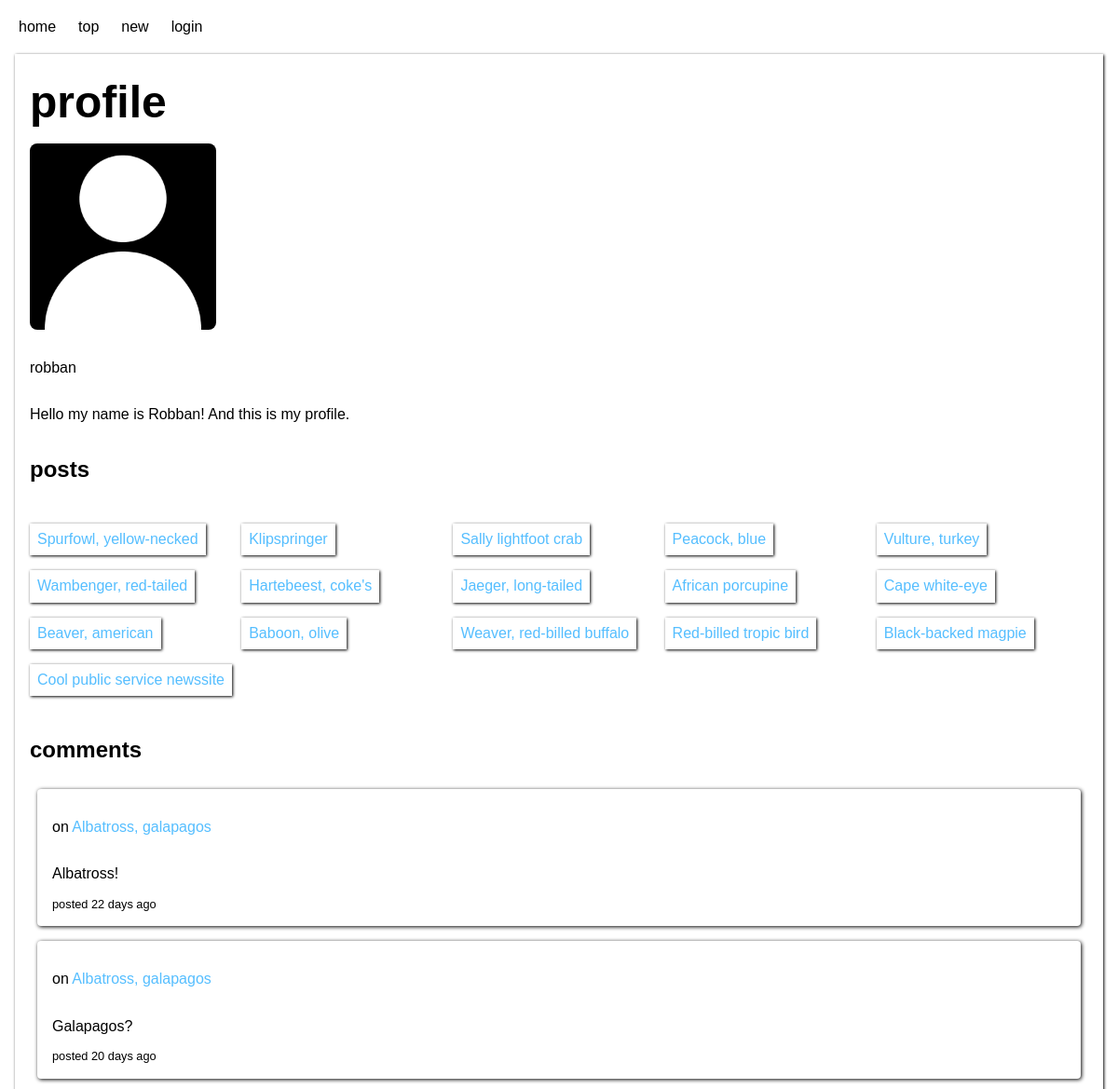
/view.php?view=profile&user_id=2, run on the app's committed database.
### tables this page shows
CREATE TABLE users (
	id INTEGER NOT NULL PRIMARY KEY AUTOINCREMENT UNIQUE,
	user_name VARCHAR NOT NULL UNIQUE,
	email VARCHAR NOT NULL UNIQUE,
	password VARCHAR NOT NULL,
	bio VARCHAR,
	image_url VARCHAR
);

CREATE TABLE posts (
	id INTEGER NOT NULL PRIMARY KEY AUTOINCREMENT UNIQUE,
	user_id INTEGER NOT NULL,
	title VARCHAR NOT NULL,
	description VARCHAR NOT NULL,
	url VARCHAR NOT NULL,
	creation_time DATETIME NOT NULL
);

CREATE TABLE comments (
	id INTEGER NOT NULL PRIMARY KEY AUTOINCREMENT UNIQUE,
	post_id INTEGER NOT NULL,
	user_id INTEGER NOT NULL,
	comment VARCHAR NOT NULL,
	reply INTEGER,
	creation_time DATETIME NOT NULL
);

### app/functions.php (called while the page is built, shortened)
<?php
function getAge(string $birth): string
{
    $today = new DateTime();
    $birth = new DateTime($birth);
    $interval = $today->diff($birth);
    if ($interval->m === 0 && $interval->days === 1) {
        return $interval->days . " day ago";
    } elseif ($interval->m === 0 && $interval->days > 0) {
        return $interval->days . " days ago";
    }
    return "today";
}
function fetchUser(int $userId, PDO $db): ?array
{
    $stmnt = $db->prepare("SELECT id, user_name, bio, image_url FROM users WHERE id = :user_id");
    $stmnt->bindParam(":user_id", $userId, PDO::PARAM_INT);
    $stmnt->execute();
    $result = $stmnt->fetch(PDO::FETCH_ASSOC);
    return $result;
}
function fetchUserPosts(int $userId, PDO $db): ?array
{
    $stmnt = $db->prepare("SELECT * FROM posts WHERE user_id = :user_id");
    $stmnt->bindParam("user_id", $userId, PDO::PARAM_INT);
    $stmnt->execute();
    $results = $stmnt->fetchAll(PDO::FETCH_ASSOC);
    return $results;
}
function fetchUserComments(int $userId, PDO $db): ?array
{
    $stmnt = $db->prepare("SELECT * FROM comments WHERE user_id = :user_id");
    $stmnt->bindParam(":user_id", $userId, PDO::PARAM_INT);
    $stmnt->execute();
    $results = $stmnt->fetchAll(PDO::FETCH_ASSOC);
    return $results;
}
function fetchPostTitle(int $postId, PDO $db): ?string
{
    $stmnt = $db->prepare("SELECT title FROM posts WHERE id = :id;");
    $stmnt->bindParam(":id", $postId, PDO::PARAM_INT);
    $stmnt->execute();
    $result = $stmnt->fetch(PDO::FETCH_ASSOC);
    return $result['title'];
}

### view.php (the view, shortened to what this page needs)
<?php
require __DIR__ . '/app/autoload.php';
require __DIR__ . '/views/header.php';
if (isset($_GET['view'])) {
    $view = filter_var($_GET['view'], FILTER_SANITIZE_STRING);
    if ($view === 'post') {
        if (isset($_GET['post_id'])) {
            $postId = (int)filter_var($_GET['post_id'], FILTER_SANITIZE_NUMBER_INT);
            $post = fetchPost($postId, $db);
            if (!isset($post)) {
                addMessage('Link seems to be dead!');
            } else {
                $postComments = fetchComments($postId, $db);
                $commentReplies = fetchReplies($postId, $db);
            }
        }
    } elseif ($view === 'profile') {
        if (isset($_GET['user_id'])) {
            $userId = (int)filter_var($_GET['user_id'], FILTER_SANITIZE_NUMBER_INT);
            $profile = fetchUser($userId, $db);
            if (!isset($profile)) {
                addMessage('No user like this seems to exist!');
            } else {
                $userPosts = fetchUserPosts($userId, $db);
                $userComments = fetchUserComments($userId, $db);
            }
        }
    } elseif ($view === 'search') {
        $query = filter_var($_GET['query'], FILTER_SANITIZE_STRING);
        $searchResults = searchPosts($query, $db);
    } else {
        addMessage('Incorrect url');
        header('location: /');
        exit;
    }
} else {
    addMessage('Incorrect url');
    header('location: /');
    exit;
}
?>
<main>
    <?php if (isset($post)) : ?>
        <article class="post grid">
            <div class="top">
                <div class="votes">
                    <?php if (userLoggedIn() && userUpvote($_SESSION['user']['id'], $post['id'], $db)) : ?>
                        <button class="vote active" data-post="<?= $post['id'] ?>">▲</button>
                    <?php elseif (userLoggedIn() && !userUpvote($_SESSION['user']['id'], $post['id'], $db)) : ?>
                        <button class="vote" data-post="<?= $post['id'] ?>">▲</button>
                    <?php else : ?>
                        <button class="vote">▲</button>
                    <?php endif; ?>
                    <p class="upvotes"><?= $post['upvotes'] ?></p>
                </div>
                <a href="<?= $post['url'] ?>">
                    <h1><?= $post['title'] ?></h1>
                </a>
            </div>
            <div class="full">
                <p><?= $post['description'] ?></p>
                <p>
                    by
                    <a href="/view.php?view=profile&user_id=<?= $post['user_id'] ?>">
                        <?= fetchPoster((int)$post['user_id'], $db) ?>
                    </a>
                </p>
                <p><?= $post['creation_time'] ?></p>
                <?php if (userLoggedIn() && $post['user_id'] === $_SESSION['user']['id']) : ?>
                    <a class="button" href="/edit.php?edit=post&post_id=<?= $post['id'] ?>">edit post</a>
                <?php endif; ?>
            </div>
            <section class="comments full">
                <?php if (isset($postComments)) : ?>
                    <?php foreach ($postComments as $postComment) : ?>
                        <div class="comment">
                            <small>posted <?= getAge($postComment['creation_time']) ?></small>
                            <?php if (userLoggedIn() && userCommentUpvote($_SESSION['user']['id'], $postComment['id'], $db)) :  ?>
                                <button class="comment-vote-button active" data-comment="<?= $postComment['id']; ?>">▲</button>
                            <?php elseif (userLoggedIn() && !userCommentUpvote($_SESSION['user']['id'], $postComment['id'], $db)) : ?>
                                <button class="comment-vote-button" data-comment="<?= $postComment['id']; ?>">▲</button>
                            <?php else : ?>
                                <button class="comment-vote-button">▲</button>
                            <?php endif; ?>
                            <?php $commentId = $postComment['id']; ?>
                            <?php $commentLikes = fetchCommentUpvotes($commentId, $db); ?>
                            <p class="comment-upvotes"><?= $commentLikes; ?></p>
                            <a href="/view.php?view=profile&user_id=<?= $postComment['user_id'] ?>"><?= fetchPoster((int)$postComment['user_id'], $db) ?> says:</a>
                            <p class="comment"><?= $postComment['comment'] ?></p>
                            <?php if (isset($commentReplies)) : ?>
                                <?php foreach ($commentReplies as $commentReply) : ?>
                                    <?php if ($commentReply['reply'] === $postComment['id']) : ?>
                                        <div class="comment reply">
                                            <?php if (userLoggedIn() && userCommentUpvote($_SESSION['user']['id'], $commentReply['id'], $db)) :  ?>
                                                <button class="comment-vote-button active" data-comment="<?= $commentReply['id']; ?>">▲</button>
                                            <?php elseif (userLoggedIn() && !userCommentUpvote($_SESSION['user']['id'], $commentReply['id'], $db)) : ?>
                                                <button class="comment-vote-button" data-comment="<?= $commentReply['id']  ?>">▲</button>
                                            <?php else : ?>
                                                <button class="comment-vote-button">▲</button>
                                            <?php endif; ?>
                                            <?php $commentId = $commentReply['id']; ?>
                                            <?php $commentLikes = fetchCommentUpvotes($commentId, $db); ?>
                                            <p class="comment-upvotes"><?= $commentLikes; ?></p>
                                            <small>posted <?= getAge($commentReply['creation_time']) ?></small>
                                            <a href="/view.php?view=profile&user_id=<?= $commentReply['user_id'] ?>"><?= fetchPoster((int)$commentReply['user_id'], $db) ?> replies: </a>
                                            <p class="comment"><?= $commentReply['comment'] ?></p>
                                            <?php if (userLoggedIn() && $_SESSION['user']['id'] === $commentReply['user_id']) : ?>
                                                <a class="button" href="/edit.php?edit=comment&comment_id=<?= $commentReply['id'] ?>">edit comment</a>
                                            <?php endif; ?>
                                        </div>
                                    <?php endif; ?>
                                <?php endforeach; ?>
                            <?php endif; ?>
                            <?php if (userLoggedIn()) : ?>
                                <a class="button" href="/edit.php?edit=reply&comment_id=<?= $postComment['id'] ?>">reply</a>
                            <?php endif; ?>
                            <?php if (userLoggedIn() && $_SESSION['user']['id'] === $postComment['user_id']) : ?>
                                <a class="button" href="/edit.php?edit=comment&comment_id=<?= $postComment['id'] ?>">edit comment</a>
                            <?php endif; ?>
                        </div>
                    <?php endforeach; ?>
                <?php else : ?>
                    <p>No comments yet</p>
                <?php endif; ?>
            </section>
            <?php if (userLoggedIn()) : ?>
                <form class="full" action="/app/posts/comment.php" method="post">
                    <label for="comment">comment</label>
                    <input type="hidden" id="post_id" name="post_id" value="<?= $post['id'] ?>">
                    <textarea id="comment" name="comment" rows="4" required></textarea>
                    <button type="submit">submit</button>
                </form>
            <?php else : ?>
                <a class="button" href="/login.php">login to comment</a>
            <?php endif; ?>
        </article>
    <?php elseif (isset($profile)) : ?>
        <section class="profile">
            <h1>profile</h1>
            <?php if (!isset($profile['image_url'])) : ?>
                <img src="/assets/images/no-image.png" alt="no profile picture selected">
            <?php else : ?>
                <img src="<?= $profile['image_url'] ?>" alt="profile picture">
            <?php endif; ?>
            <p><?= $profile['user_name'] ?></p>
            <p><?= $profile['bio'] ?></p>
            <?php if (isset($userPosts)) : ?>
                <h2>posts</h2>
                <ul class="user-posts">
                    <?php foreach ($userPosts as $userPost) : ?>
                        <li>
                            <a href="/view.php?view=post&post_id=<?= $userPost['id'] ?>"><?= $userPost['title'] ?></a>
                        </li>
                    <?php endforeach; ?>
                </ul>
            <?php else : ?>
                <h2>no posts</h2>
            <?php endif; ?>
            <?php if (isset($userComments)) : ?>
                <h2>comments</h2>
                <?php foreach ($userComments as $userComment) : ?>
                    <div class="comment">
                        <p>on
                            <a href="/view.php?view=post&post_id=<?= $userComment['post_id'] ?>">
                                <?= fetchPostTitle((int)$userComment['post_id'], $db) ?>
                            </a>
                        </p>
                        <p><?= $userComment['comment'] ?></p>
                        <small>posted <?= getAge($userComment['creation_time']) ?></small>
                    </div>
                <?php endforeach; ?>
            <?php else : ?>
                <h2>no comments</h2>
            <?php endif; ?>
        </section>
    <?php endif; ?>
</main>
<?php
require __DIR__ . '/views/footer.php';
?>

### assets/css/style.css (style rules this page uses)
:root { --blue: rgb(85, 190, 255); --orange: coral; }
body { margin: 16px; font-family: sans-serif; }
a { text-decoration: none; color: rgb(85, 190, 255); }
h1 { font-size: 3rem; margin-top: 8px; margin-bottom: 16px; }
div.comment { display: flex; flex-direction: column; margin: 8px; padding: 16px; box-shadow: 1px 1px 4px; border-radius: 4px; }
section.profile { display: flex; flex-direction: column; padding: 16px; box-shadow: 1px 1px 3px; }
section.profile img { width: 200px; height: 200px; margin: 0px 0px 16px 0px; border-radius: 8px; object-fit: cover; }
ul.user-posts { list-style-type: none; display: grid; grid-template-columns: repeat(auto-fit, minmax(200px, 1fr)); padding: 0px; }
ul.user-posts li { width: fit-content; padding: 8px; margin: 8px 8px 8px 0px; box-shadow: 1px 1px 3px; transition: transform 0.1s ease-in-out; }

### data on the page
users: user_name "robban", bio "Hello my name is Robban! And this is my profile."
posts: title "Spurfowl, yellow-necked"
posts: title "Klipspringer"
posts: title "Sally lightfoot crab"
posts: title "Peacock, blue"
posts: title "Vulture, turkey"
posts: title "Wambenger, red-tailed"
posts: title "Hartebeest, coke's"
posts: title "Jaeger, long-tailed"
posts: title "African porcupine"
posts: title "Cape white-eye"
posts: title "Beaver, american"
posts: title "Baboon, olive"
posts: title "Weaver, red-billed buffalo"
posts: title "Red-billed tropic bird"
posts: title "Black-backed magpie"
posts: title "Cool public service newssite"
comments: post.title "Albatross, galapagos", comment "Albatross!", creation_time "22 days ago"
comments: post.title "Albatross, galapagos", comment "Galapagos?", creation_time "20 days ago"
